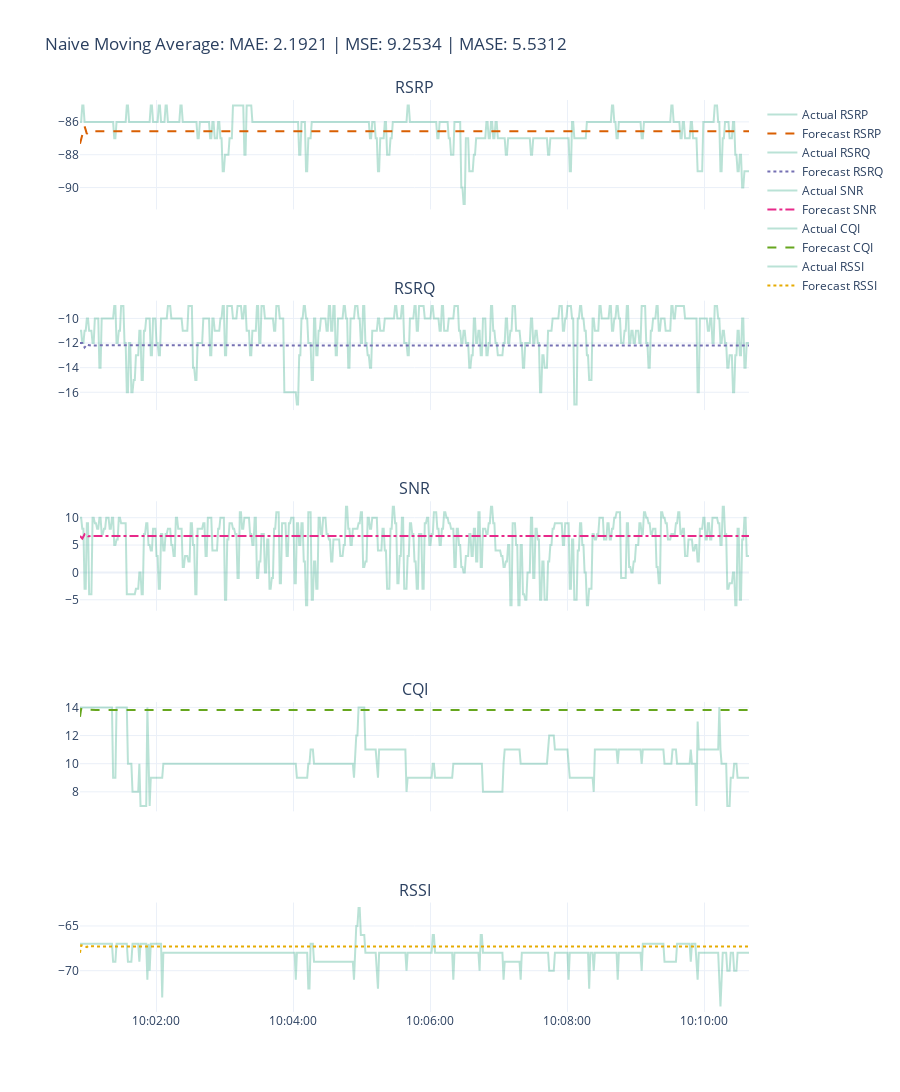

The notebook cell this image was saved under:
### Code cell
fig = plot_forecast(
    ts_actual,
    y_pred,
    title=f"{name}: MAE: {metrics['MAE']:.4f} | MSE: {metrics['MSE']:.4f} | MASE: {metrics['MASE']:.4f}",
)
fig.show()
# fig.write_image("imgs/chapter_4/ma.png")

### Figure 1 — Plotly figure (JSON) as saved in the notebook; plotly's stock layout.template omitted (floating-point values rounded to 4 significant figures; data arrays with more than 128 entries replaced by an {"elided": "..."} marker saying what was removed)
{"data": [{"line": {"color": "rgba(27,158,119, 0.3)"}, "mode": "lines", "name": "Actual RSRP", "type": "scatter", "x": {"elided": "587 str values"}, "xaxis": "x", "y": {"elided": "587 int values"}, "yaxis": "y"}, {"line": {"color": "rgba(217,95,2, 1)", "dash": "dash"}, "mode": "lines", "name": "Forecast RSRP", "type": "scatter", "x": {"elided": "587 str values"}, "xaxis": "x", "y": {"elided": "587 float values"}, "yaxis": "y"}, {"line": {"color": "rgba(27,158,119, 0.3)"}, "mode": "lines", "name": "Actual RSRQ", "type": "scatter", "x": {"elided": "587 str values"}, "xaxis": "x2", "y": {"elided": "587 int values"}, "yaxis": "y2"}, {"line": {"color": "rgba(117,112,179, 1)", "dash": "dot"}, "mode": "lines", "name": "Forecast RSRQ", "type": "scatter", "x": {"elided": "587 str values"}, "xaxis": "x2", "y": {"elided": "587 float values"}, "yaxis": "y2"}, {"line": {"color": "rgba(27,158,119, 0.3)"}, "mode": "lines", "name": "Actual SNR", "type": "scatter", "x": {"elided": "587 str values"}, "xaxis": "x3", "y": {"elided": "587 int values"}, "yaxis": "y3"}, {"line": {"color": "rgba(231,41,138, 1)", "dash": "dashdot"}, "mode": "lines", "name": "Forecast SNR", "type": "scatter", "x": {"elided": "587 str values"}, "xaxis": "x3", "y": {"elided": "587 float values"}, "yaxis": "y3"}, {"line": {"color": "rgba(27,158,119, 0.3)"}, "mode": "lines", "name": "Actual CQI", "type": "scatter", "x": {"elided": "587 str values"}, "xaxis": "x4", "y": {"elided": "587 int values"}, "yaxis": "y4"}, {"line": {"color": "rgba(102,166,30, 1)", "dash": "dash"}, "mode": "lines", "name": "Forecast CQI", "type": "scatter", "x": {"elided": "587 str values"}, "xaxis": "x4", "y": {"elided": "587 float values"}, "yaxis": "y4"}, {"line": {"color": "rgba(27,158,119, 0.3)"}, "mode": "lines", "name": "Actual RSSI", "type": "scatter", "x": {"elided": "587 str values"}, "xaxis": "x5", "y": {"elided": "587 int values"}, "yaxis": "y5"}, {"line": {"color": "rgba(230,171,2, 1)", "dash": "dot"}, "mode": "lines", "name": "Forecast RSSI", "type": "scatter", "x": {"elided": "587 str values"}, "xaxis": "x5", "y": {"elided": "587 float values"}, "yaxis": "y5"}], "layout": {"annotations": [{"font": {"size": 16}, "showarrow": false, "text": "RSRP", "x": 0.5, "xanchor": "center", "xref": "paper", "y": 1, "yanchor": "bottom", "yref": "paper"}, {"font": {"size": 16}, "showarrow": false, "text": "RSRQ", "x": 0.5, "xanchor": "center", "xref": "paper", "y": 0.78, "yanchor": "bottom", "yref": "paper"}, {"font": {"size": 16}, "showarrow": false, "text": "SNR", "x": 0.5, "xanchor": "center", "xref": "paper", "y": 0.56, "yanchor": "bottom", "yref": "paper"}, {"font": {"size": 16}, "showarrow": false, "text": "CQI", "x": 0.5, "xanchor": "center", "xref": "paper", "y": 0.34, "yanchor": "bottom", "yref": "paper"}, {"font": {"size": 16}, "showarrow": false, "text": "RSSI", "x": 0.5, "xanchor": "center", "xref": "paper", "y": 0.12, "yanchor": "bottom", "yref": "paper"}], "height": 1500, "showlegend": true, "title": {"text": "Naive Moving Average: MAE: 2.1921 | MSE: 9.2534 | MASE: 5.5312"}, "xaxis": {"anchor": "y", "domain": [0, 1], "matches": "x5", "showticklabels": false, "tickformat": "%H:%M:%S"}, "xaxis2": {"anchor": "y2", "domain": [0, 1], "matches": "x5", "showticklabels": false, "tickformat": "%H:%M:%S"}, "xaxis3": {"anchor": "y3", "domain": [0, 1], "matches": "x5", "showticklabels": false, "tickformat": "%H:%M:%S"}, "xaxis4": {"anchor": "y4", "domain": [0, 1], "matches": "x5", "showticklabels": false, "tickformat": "%H:%M:%S"}, "xaxis5": {"anchor": "y5", "domain": [0, 1], "tickformat": "%H:%M:%S"}, "yaxis": {"anchor": "x", "domain": [0.88, 1]}, "yaxis2": {"anchor": "x2", "domain": [0.66, 0.78]}, "yaxis3": {"anchor": "x3", "domain": [0.44, 0.56]}, "yaxis4": {"anchor": "x4", "domain": [0.22, 0.34]}, "yaxis5": {"anchor": "x5", "domain": [0, 0.12]}}}
